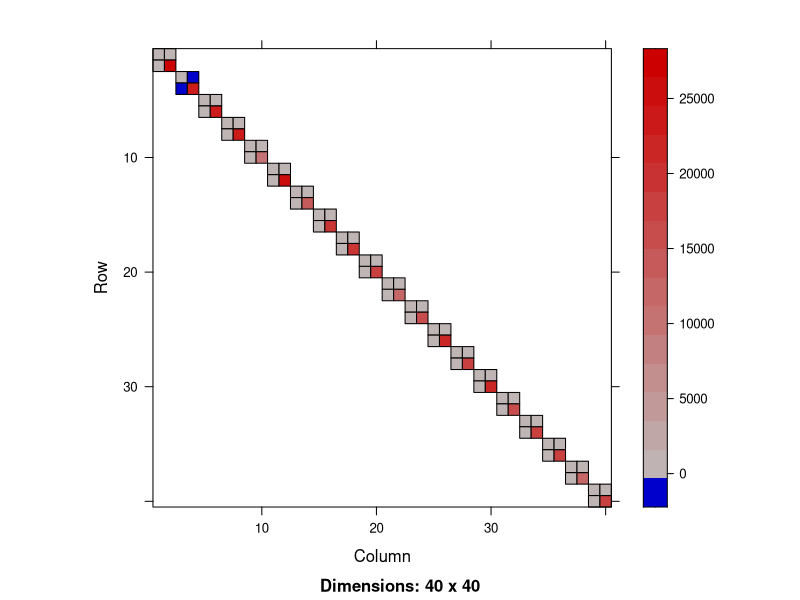

This figure's R source:
library(MASS)
library(Matrix)
library(lme4)

# Say 20 subs, 5 readings each
fS <- gl(20, 50)
JS <- t(as(fS, Class = "sparseMatrix"))
num_s <- 5

# Random intercept and random readings as RFX
XS <- cbind(1,20*rnorm(1000))

# Generate random effects matrix for subject factor
ZS <- t(KhatriRao(t(JS), t(XS)))

# Construct RFX matrix
Z <- ZS

# Image of Z'Z
image(t(Z)%*%Z)

# Image of Zi'Zi where Z1 is the first 10 rows of Z, 
# z2 is second and so on
#image(t(Z[1:10,])%*%Z[1:10,])
#image(t(Z[11:20,])%*%Z[11:20,])

# Fixed effects matrix
X <- cbind(1, rnorm(1000), rnorm(1000))

# Make RFX variance matrix

# function for positive definite matrix
# For subject rfx
p <- qr.Q(qr(matrix(rnorm(2^2), 2)))
cov_s <- crossprod(p, p*(2:1))

# For group rfx
p <- qr.Q(qr(matrix(rnorm(2^2), 2)))
cov_g <- crossprod(p, p*(2:1))

# Combine to get sparse block diag
sigma <- cov_s
for (i in c(2:20)){
  sigma <- bdiag(sigma, cov_s)
}

# Generate b
b <- mvrnorm(n = 1, matrix(0L, nrow = dim(Z)[2], ncol = 1), sigma, tol = 1e-6, empirical = FALSE, EISPACK = FALSE)

# Generate beta
beta <- c(1:3)

# Generate response 
y <- X%*%beta + Z%*%b + rnorm(1000)

#------------------------------------------------------------------------------------------------
# Now to see if lmer can decipher this model
y <- as.matrix(y)

x1 <- as.matrix(X[,1])
x2 <- as.matrix(X[,2])
x3 <- as.matrix(X[,3])

z1 <- as.matrix(XS[,1])
z2 <- as.matrix(XS[,2])

m <- lmer(y ~ x2 + x3 + (z2|fS)) #Don't need intercepts in R - automatically assumed

# FFX estimates
fixef(m)
print(beta)

# RFX estimates
ranef(m)
print(t(matrix(b, 2, 20)))

# RFX variances
as.matrix(Matrix::bdiag(VarCorr(m)))
print(cov_s)
print(cov_g)

summary(m)

